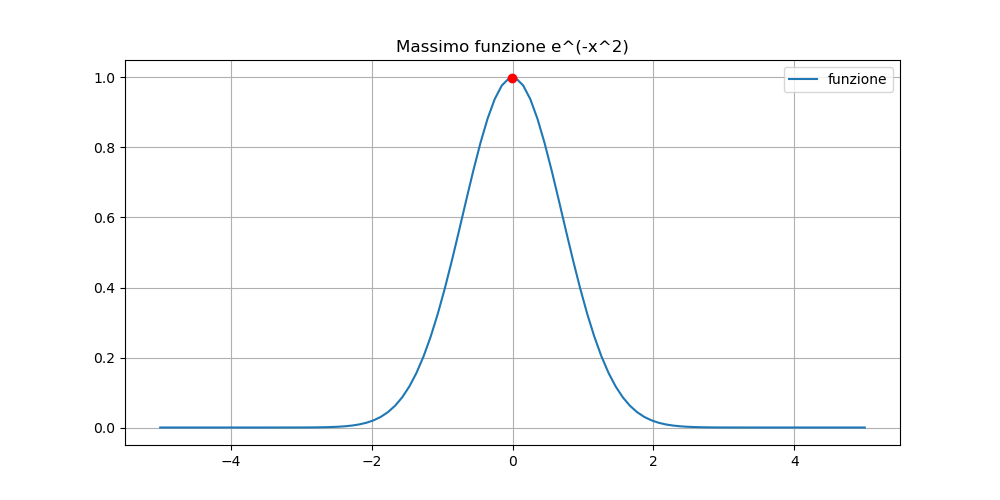

Here is the Python script that generated this plot:
'''
Completa i due esercizi precedenti trovando il massimo di una funzione scelta.
'''

import numpy as np
import matplotlib.pyplot as plt
import time

from library import sezione_aurea_max

# ----- Funzioni -----

def function (x) :
    return np.exp(-x**2)

def main () :
    
    x_min = -5.
    x_max = 5.
    
    t_start = time.time()
    massimo = sezione_aurea_max(function, x_min, x_max)
    t_end = time.time()
    
    print("Il massimo della funzione è: ", massimo)
    print(f"Tempo impiegato per eseguire: {1000*(t_end - t_start):.6f} millisecondi.")
    
    x_axis = np.linspace(x_min, x_max, 100)
    fig, axes = plt.subplots(nrows=1, ncols=1, figsize=(10, 5))  # 1 riga, 1 colonna
    axes.plot(x_axis, function(x_axis), label = "funzione")   # con esponenziale.pdf uso la funzione predefinita nella libreria scipy
    axes.legend()
    axes.grid()
    axes.set_title("Massimo funzione e^(-x^2)")
    plt.plot(massimo, function(massimo), marker="o", color="red")
    plt.savefig("es6_6.png")
    plt.show()
    
if __name__ == '__main__' :
    main ()

